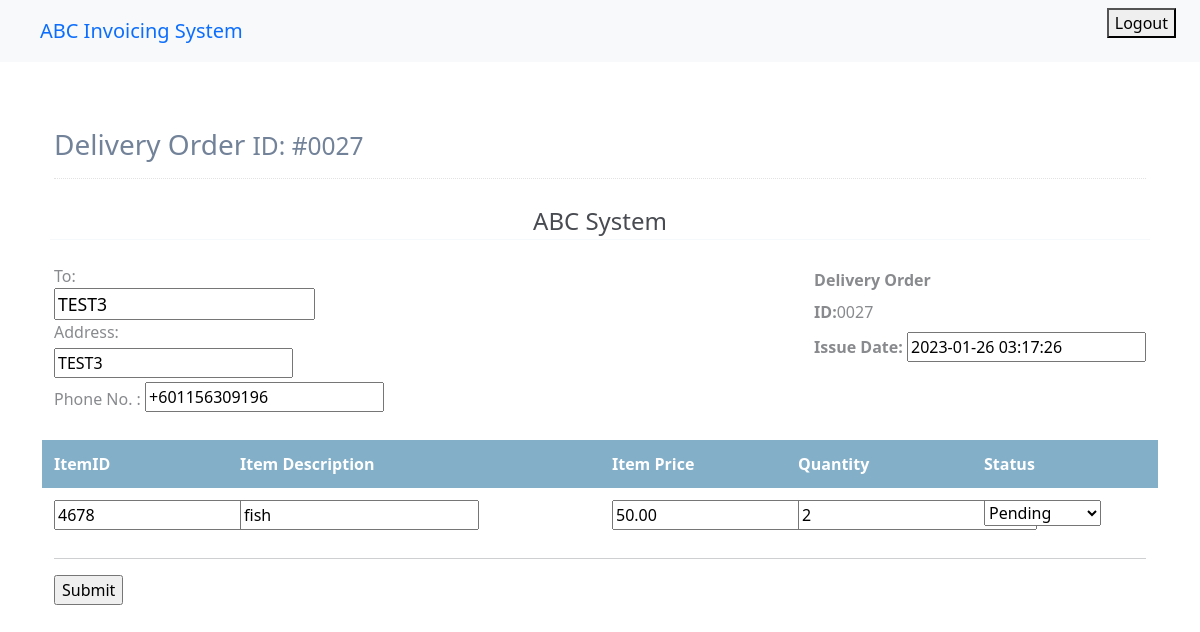
The app's page /deliveryorder/approveDOList/27/ (signed in), older data.
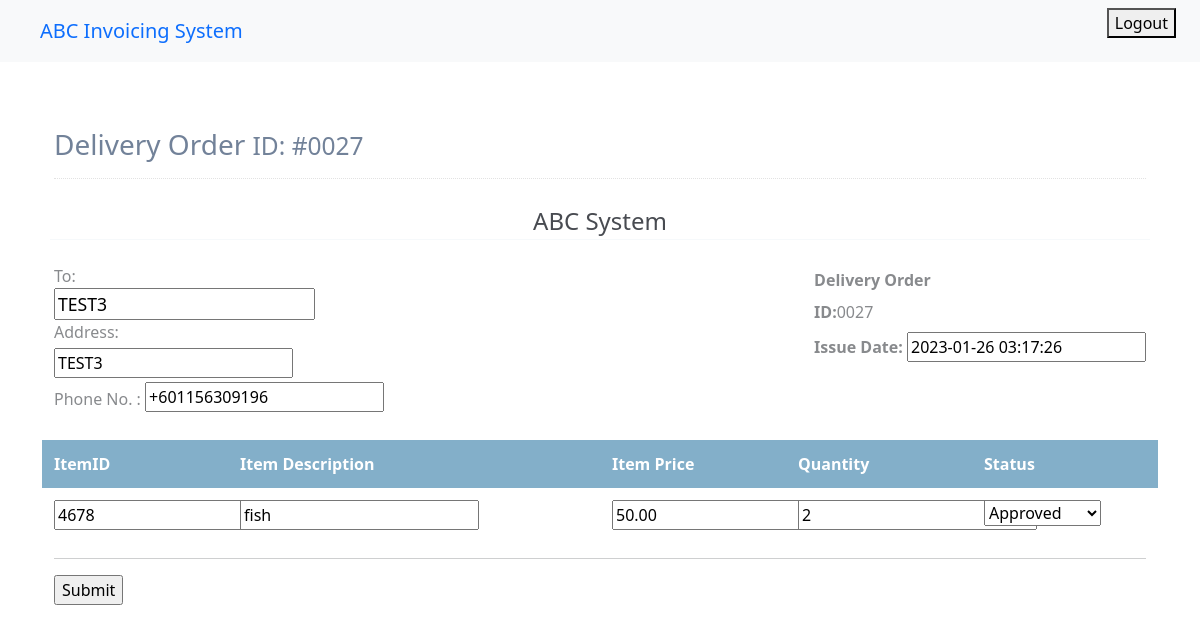
The same page, newer data.
### deliveryorder/models.py (models this page shows, shortened)
class DeliveryOrderForm(models.Model):
    deliveryOrderID = models.AutoField(unique=True,primary_key=True)
    vendorName = models.CharField(default = 'vendorname', max_length=30)
    vendorAddress = models.CharField(default = 'Cyberjaya' ,max_length=200)
    recipientName = models.CharField(default = 'recipientName',max_length=30)
    recipientPhone = PhoneNumberField(blank=False)
    recipientAddress = models.CharField(default = 'recipientaddress',max_length=200)
    deliveryOrderDate = models.DateTimeField(default=timezone.now)
    deliveryOrderStatus = models.IntegerField(default=Status.pending,choices=Status.choices)
    courierStatus = models.IntegerField(default = Status.pending,choices=Status.choices)
    invoiceStatus = models.IntegerField(default = Status.pending,choices=Status.choices)
    invoiceCreated = models.BooleanField(default=False)
    itemID = models.IntegerField(default = 0)
    itemPrice = models.DecimalField(default=0,max_digits=19,decimal_places=2)
    itemDescription = models.CharField(default = 'empty',max_length=30)
    itemQuantity = models.IntegerField(default=0)
    invoiceTotal = models.DecimalField(default=0,max_digits=19,decimal_places=2)
    def id(self):
        string = str("{:04d}".format(self.deliveryOrderID))
        return string

### deliveryorder/views.py (the view, shortened to what this page needs)
# urls.py: path('approveDOList/<int:deliveryOrderID>/',views.approveDetails,name='approveDOdetails'),
@login_required
def approveDetails(request,deliveryOrderID):
    submitted = False
    template_name = 'deliveryorder/approvedeliveryorder.html'
    delivery = DeliveryOrderForm.objects.get(pk=deliveryOrderID)
    form = approveDOForm(instance=delivery)
    context= {
            'submitted':submitted,
            'form':form,
            'deliveryOrderID':delivery
        }
    return render(request,template_name,context)

### deliveryorder/forms.py
class approveDOForm(ModelForm):
    class Meta:
        model = DeliveryOrderForm
        fields = [
    'recipientName',
    'recipientPhone',
    'recipientAddress',
    'deliveryOrderDate',
    'itemID',
    'itemPrice',
    'itemDescription',
    'itemQuantity',
    'deliveryOrderStatus']

### deliveryorder/templates/deliveryorder/approvedeliveryorder.html (shortened to what the changed rows need)
{% extends "homepage/base.html" %}
{% block content%}
    <link href="https://cdn.jsdelivr.net/npm/bootstrap@5.0.2/dist/css/bootstrap.min.css" rel="stylesheet">
    <link href="https://cdn.jsdelivr.net/npm/bootstrap@5.0.2/dist/css/bootstrap.min.css" rel="stylesheet">
    {% if submitted == False %}
    <form method = "POST">
        <div class="page-content container">
            <div class="page-header text-blue-d2">
                <h1 class="page-title text-secondary-d1">
                    Delivery Order
                    <small class="page-info">
                        ID: #{{deliveryOrderID.id}}
                    </small>
                </h1>
            </div>
            <div class="container px-0">
                <div class="row mt-4">
                    <div class="col-12 col-lg-12">
                        <div class="row">
                            <div class="col-12">
                                <div class="text-center text-150">
                                    <span class="text-default-d3">ABC System</span>
                                </div>
                            </div>
                        </div>
                        <hr class="row brc-default-l1 mx-n1 mb-4" />
                        <div class="row">
                            <div class="col-sm-6">
                                <div>
                                    <span class="text-sm text-grey-m2 align-middle">To:</span><br>
                                    <span class="text-600 text-110 text-blue align-middle">{{form.recipientName}}</span>
                                </div>
                                <div class="text-grey-m2">
                                    Address:
                                    <div class="my-1 align-middle">
                                    {{form.recipientAddress}}
                                    </div>
                                    <div class="my-1">
                                    <span class="text-sm text-grey-m2 align-middle">Phone No. :</span>
                                     <b class="text-600">{{form.recipientPhone}}</b></div>
                                    </div>
                            </div>
                            <div class="text-95 col-sm-6 align-self-start d-sm-flex justify-content-end">
                                <div class="text-grey-m2">
                                    <div class="mt-1 mb-2 text-secondary-m1 text-600 text-125">
                                        Delivery Order
                                    </div>
                                    <div class="my-2"> <span class="text-600 text-90">ID:</span>{{deliveryOrderID.id}}</div>
                                    <div class="my-2"> <span class="text-600 text-90">Issue Date:</span> {{form.deliveryOrderDate}}</div>
                                </div>
                            </div>
                        </div>
                        <div class="mt-4">
                            <div class="row text-600 text-white bgc-default-tp1 py-25">
                                <div class="col-9 col-sm-2">ItemID</div>
                                <div class="d-none d-sm-block  col-sm-4">Item Description</div>
                                <div class="d-none d-sm-block col-sm-2">Item Price</div>
                                <div class="d-none d-sm-block col-sm-2">Quantity</div>
                                <div class="d-none d-sm-block col-sm-2">Status</div>
                            </div>
                            <div class="text-95 text-secondary-d3">
                                <div class="row mb-2 mb-sm-0 py-25">
                                    <div class="col-9 col-sm-2" id = 'itemID'>{{form.itemID}}</div>
                                    <div class="d-none d-sm-block col-sm-4" id = 'itemDescription'>{{form.itemDescription}}</div>
                                    <div class="d-none d-sm-block col-sm-2">{{ form.itemPrice }}</div>
                                    <div class="d-none d-sm-block col-sm-2 " id = 'itemQuantity'>{{form.itemQuantity}}</div>
                                    <div class="d-none d-sm-block col-sm-2 " id = 'itemQuantity'>{{ form.deliveryOrderStatus }}</div>
                                </div>
                            </div>
                            <hr />
                        </div>
                    </div>
                </div>
            </div>
            <input type = "submit" name = "Submit">
        </div>
    </form>
    {% endif %}
    {% endblock content %}

Row changes from the older to the newer data that the page shows:
changed DeliveryOrderForm "TEST3": deliveryOrderStatus "Pending" → "Approved"
